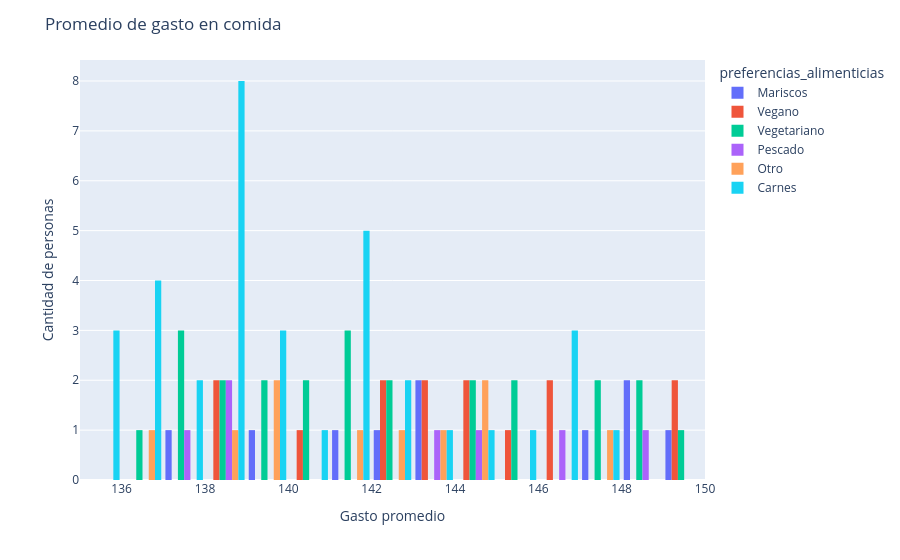

Notebook code cell kept with this figure:
### Code cell
# Creamo el gráfico con la 100 personas que más gastan   promedio en comida segun sus preferencias alimentcias e importamos la libreria plotly con el paquete express y la libreria nbformat para crear el gráfico interativo. podemos observar que  las personas que tiene un promedio de gasto en comida osila entre 136 y 149 y el mayor promedio lorealizan en carnes.
import plotly.express as px
fig = px.histogram(top_clientes,x="promedio_gasto_comida",
                   color="preferencias_alimenticias",
                   nbins=20, barmode="group")
fig.update_layout(title="Promedio de gasto en comida",
                  xaxis_title="Gasto promedio",
                  yaxis_title="Cantidad de personas",
                  bargap=0.1)
fig.show()

### Figure 1 — Plotly figure (JSON) as saved in the notebook; plotly's stock layout.template omitted (floating-point values rounded to 4 significant figures)
{"data": [{"alignmentgroup": "True", "bingroup": "x", "hovertemplate": "preferencias_alimenticias=Mariscos<br>promedio_gasto_comida=%{x}<br>count=%{y}<extra></extra>", "legendgroup": "Mariscos", "marker": {"color": "#636efa", "pattern": {"shape": ""}}, "name": "Mariscos", "nbinsx": 20, "offsetgroup": "Mariscos", "orientation": "v", "showlegend": true, "type": "histogram", "x": [150.0, 148.5, 148.4, 147.8, 144.0, 143.2, 142.0, 141.0, 139.2, 137.9], "xaxis": "x", "yaxis": "y"}, {"alignmentgroup": "True", "bingroup": "x", "hovertemplate": "preferencias_alimenticias=Vegano<br>promedio_gasto_comida=%{x}<br>count=%{y}<extra></extra>", "legendgroup": "Vegano", "marker": {"color": "#EF553B", "pattern": {"shape": ""}}, "name": "Vegano", "nbinsx": 20, "offsetgroup": "Vegano", "orientation": "v", "showlegend": true, "type": "histogram", "x": [149.9, 149.7, 147.0, 146.5, 145.9, 144.9, 144.6, 143.4, 143.0, 142.8, 142.7, 140.9, 138.2, 138.1], "xaxis": "x", "yaxis": "y"}, {"alignmentgroup": "True", "bingroup": "x", "hovertemplate": "preferencias_alimenticias=Vegetariano<br>promedio_gasto_comida=%{x}<br>count=%{y}<extra></extra>", "legendgroup": "Vegetariano", "marker": {"color": "#00cc96", "pattern": {"shape": ""}}, "name": "Vegetariano", "nbinsx": 20, "offsetgroup": "Vegetariano", "orientation": "v", "showlegend": true, "type": "histogram", "x": [149.7, 148.4, 148.2, 147.9, 147.3, 145.9, 145.9, 144.5, 144.5, 142.7, 142.2, 141.7, 141.2, 141.0, 140.7, 140.5, 139.9, 139.2, 138.8, 138.6, 137.8, 137.5, 137.2, 136.5], "xaxis": "x", "yaxis": "y"}, {"alignmentgroup": "True", "bingroup": "x", "hovertemplate": "preferencias_alimenticias=Pescado<br>promedio_gasto_comida=%{x}<br>count=%{y}<extra></extra>", "legendgroup": "Pescado", "marker": {"color": "#ab63fa", "pattern": {"shape": ""}}, "name": "Pescado", "nbinsx": 20, "offsetgroup": "Pescado", "orientation": "v", "showlegend": true, "type": "histogram", "x": [148.2, 146.8, 144.9, 143.6, 138.3, 138.3, 137.8], "xaxis": "x", "yaxis": "y"}, {"alignmentgroup": "True", "bingroup": "x", "hovertemplate": "preferencias_alimenticias=Otro<br>promedio_gasto_comida=%{x}<br>count=%{y}<extra></extra>", "legendgroup": "Otro", "marker": {"color": "#FFA15A", "pattern": {"shape": ""}}, "name": "Otro", "nbinsx": 20, "offsetgroup": "Otro", "orientation": "v", "showlegend": true, "type": "histogram", "x": [147.9, 144.4, 144.0, 143.7, 142.3, 141.2, 139.7, 139.0, 138.7, 136.4], "xaxis": "x", "yaxis": "y"}, {"alignmentgroup": "True", "bingroup": "x", "hovertemplate": "preferencias_alimenticias=Carnes<br>promedio_gasto_comida=%{x}<br>count=%{y}<extra></extra>", "legendgroup": "Carnes", "marker": {"color": "#19d3f3", "pattern": {"shape": ""}}, "name": "Carnes", "nbinsx": 20, "offsetgroup": "Carnes", "orientation": "v", "showlegend": true, "type": "histogram", "x": [147.5, 146.8, 146.8, 146.7, 145.6, 144.1, 143.8, 142.9, 142.4, 141.9, 141.7, 141.6, 141.3, 141.3, 140.9, 139.8, 139.6, 139.0, 138.9, 138.8, 138.7, 138.7, 138.5, 138.4, 138.4, 138.3, 137.7, 137.1, 136.7, 136.7, 136.6, 136.3, 135.9, 135.9, 135.8], "xaxis": "x", "yaxis": "y"}], "layout": {"bargap": 0.1, "barmode": "group", "legend": {"title": {"text": "preferencias_alimenticias"}, "tracegroupgap": 0}, "margin": {"t": 60}, "title": {"text": "Promedio de gasto en comida"}, "xaxis": {"anchor": "y", "domain": [0, 1], "title": {"text": "Gasto promedio"}}, "yaxis": {"anchor": "x", "domain": [0, 1], "title": {"text": "Cantidad de personas"}}}}
